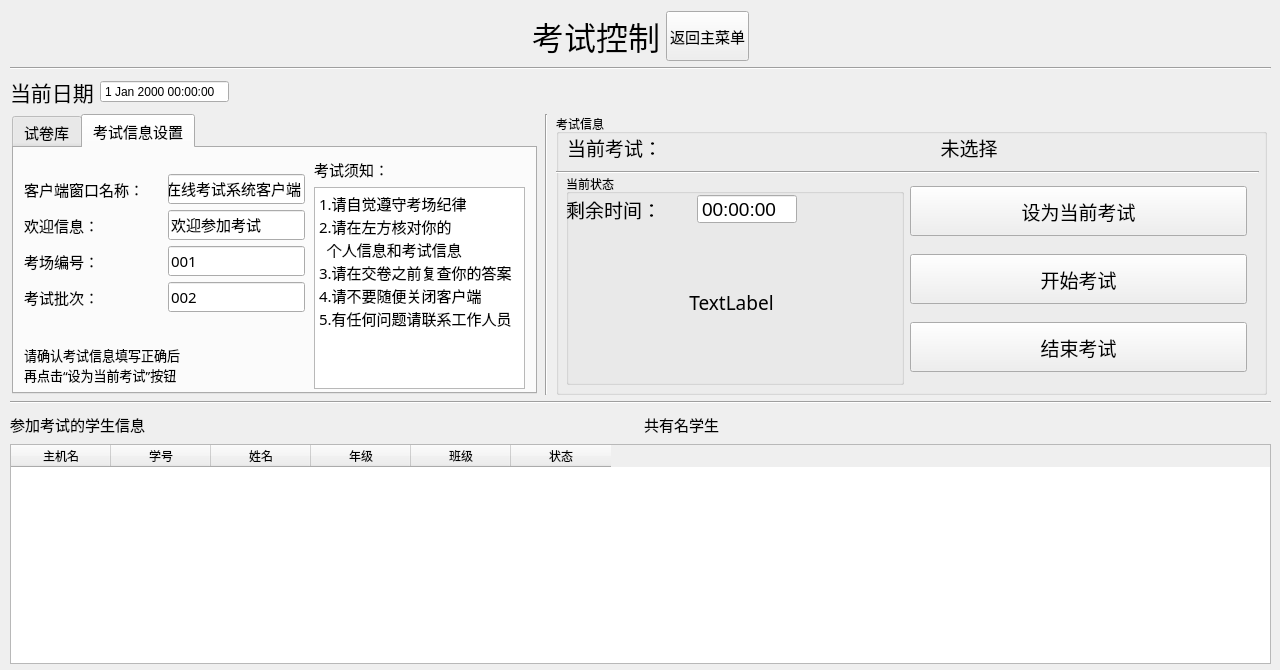
<?xml version="1.0" encoding="UTF-8"?>
<ui version="4.0">
 <class>ExamCtrlUI</class>
 <widget class="QWidget" name="ExamCtrlUI">
  <property name="geometry">
   <rect>
    <x>0</x>
    <y>0</y>
    <width>1280</width>
    <height>670</height>
   </rect>
  </property>
  <property name="minimumSize">
   <size>
    <width>1280</width>
    <height>670</height>
   </size>
  </property>
  <property name="maximumSize">
   <size>
    <width>1280</width>
    <height>670</height>
   </size>
  </property>
  <property name="windowTitle">
   <string>Form</string>
  </property>
  <widget class="QWidget" name="layoutWidget">
   <property name="geometry">
    <rect>
     <x>10</x>
     <y>11</y>
     <width>1261</width>
     <height>653</height>
    </rect>
   </property>
   <layout class="QVBoxLayout" name="verticalLayout_3">
    <item>
     <layout class="QHBoxLayout" name="horizontalLayout_12">
      <item>
       <spacer name="horizontalSpacer_7">
        <property name="orientation">
         <enum>Qt::Horizontal</enum>
        </property>
        <property name="sizeHint" stdset="0">
         <size>
          <width>40</width>
          <height>20</height>
         </size>
        </property>
       </spacer>
      </item>
      <item>
       <widget class="QLabel" name="label_3">
        <property name="font">
         <font>
          <family>微软雅黑</family>
          <pointsize>24</pointsize>
         </font>
        </property>
        <property name="text">
         <string>考试控制</string>
        </property>
        <property name="alignment">
         <set>Qt::AlignCenter</set>
        </property>
       </widget>
      </item>
      <item>
       <widget class="QPushButton" name="pushButton_back">
        <property name="minimumSize">
         <size>
          <width>83</width>
          <height>50</height>
         </size>
        </property>
        <property name="maximumSize">
         <size>
          <width>83</width>
          <height>16777215</height>
         </size>
        </property>
        <property name="font">
         <font>
          <family>微软雅黑</family>
          <pointsize>11</pointsize>
          <weight>50</weight>
          <italic>false</italic>
          <bold>false</bold>
         </font>
        </property>
        <property name="styleSheet">
         <string notr="true"/>
        </property>
        <property name="text">
         <string>返回主菜单</string>
        </property>
       </widget>
      </item>
      <item>
       <layout class="QHBoxLayout" name="horizontalLayout_11">
        <item>
         <spacer name="horizontalSpacer_6">
          <property name="orientation">
           <enum>Qt::Horizontal</enum>
          </property>
          <property name="sizeHint" stdset="0">
           <size>
            <width>40</width>
            <height>20</height>
           </size>
          </property>
         </spacer>
        </item>
       </layout>
      </item>
     </layout>
    </item>
    <item>
     <widget class="Line" name="line_4">
      <property name="orientation">
       <enum>Qt::Horizontal</enum>
      </property>
     </widget>
    </item>
    <item>
     <layout class="QHBoxLayout" name="horizontalLayout_6">
      <item>
       <widget class="QLabel" name="label_date">
        <property name="font">
         <font>
          <family>微软雅黑</family>
          <pointsize>16</pointsize>
         </font>
        </property>
        <property name="text">
         <string>当前日期</string>
        </property>
       </widget>
      </item>
      <item>
       <widget class="QDateTimeEdit" name="dateTimeEdit">
        <property name="readOnly">
         <bool>true</bool>
        </property>
        <property name="buttonSymbols">
         <enum>QAbstractSpinBox::NoButtons</enum>
        </property>
       </widget>
      </item>
      <item>
       <spacer name="horizontalSpacer">
        <property name="orientation">
         <enum>Qt::Horizontal</enum>
        </property>
        <property name="sizeHint" stdset="0">
         <size>
          <width>40</width>
          <height>20</height>
         </size>
        </property>
       </spacer>
      </item>
     </layout>
    </item>
    <item>
     <layout class="QHBoxLayout" name="horizontalLayout_5">
      <item>
       <widget class="QTabWidget" name="tabWidget">
        <property name="minimumSize">
         <size>
          <width>0</width>
          <height>280</height>
         </size>
        </property>
        <property name="maximumSize">
         <size>
          <width>525</width>
          <height>280</height>
         </size>
        </property>
        <property name="font">
         <font>
          <family>微软雅黑</family>
          <pointsize>11</pointsize>
         </font>
        </property>
        <property name="currentIndex">
         <number>1</number>
        </property>
        <widget class="QWidget" name="tab">
         <attribute name="title">
          <string>试卷库</string>
         </attribute>
         <widget class="QTableWidget" name="tableWidget_paper">
          <property name="geometry">
           <rect>
            <x>9</x>
            <y>9</y>
            <width>501</width>
            <height>231</height>
           </rect>
          </property>
          <property name="editTriggers">
           <set>QAbstractItemView::NoEditTriggers</set>
          </property>
          <property name="textElideMode">
           <enum>Qt::ElideLeft</enum>
          </property>
          <column>
           <property name="text">
            <string>试卷编号</string>
           </property>
          </column>
          <column>
           <property name="text">
            <string>试卷名称</string>
           </property>
          </column>
          <column>
           <property name="text">
            <string>时长（分钟）</string>
           </property>
          </column>
         </widget>
        </widget>
        <widget class="QWidget" name="tab_2">
         <attribute name="title">
          <string>考试信息设置</string>
         </attribute>
         <widget class="QWidget" name="layoutWidget">
          <property name="geometry">
           <rect>
            <x>300</x>
            <y>10</y>
            <width>211</width>
            <height>231</height>
           </rect>
          </property>
          <layout class="QVBoxLayout" name="verticalLayout_6">
           <item>
            <widget class="QLabel" name="label_5">
             <property name="text">
              <string>考试须知：</string>
             </property>
            </widget>
           </item>
           <item>
            <widget class="QTextEdit" name="textEdit_message">
             <property name="html">
              <string>&lt;!DOCTYPE HTML PUBLIC &quot;-//W3C//DTD HTML 4.0//EN&quot; &quot;http://www.w3.org/TR/REC-html40/strict.dtd&quot;&gt;
&lt;html&gt;&lt;head&gt;&lt;meta name=&quot;qrichtext&quot; content=&quot;1&quot; /&gt;&lt;style type=&quot;text/css&quot;&gt;
p, li { white-space: pre-wrap; }
&lt;/style&gt;&lt;/head&gt;&lt;body style=&quot; font-family:'微软雅黑'; font-size:11pt; font-weight:400; font-style:normal;&quot;&gt;
&lt;p style=&quot; margin-top:0px; margin-bottom:0px; margin-left:0px; margin-right:0px; -qt-block-indent:0; text-indent:0px;&quot;&gt;1.请自觉遵守考场纪律&lt;/p&gt;
&lt;p style=&quot; margin-top:0px; margin-bottom:0px; margin-left:0px; margin-right:0px; -qt-block-indent:0; text-indent:0px;&quot;&gt;2.请在左方核对你的&lt;/p&gt;
&lt;p style=&quot; margin-top:0px; margin-bottom:0px; margin-left:0px; margin-right:0px; -qt-block-indent:0; text-indent:0px;&quot;&gt;  个人信息和考试信息&lt;/p&gt;
&lt;p style=&quot; margin-top:0px; margin-bottom:0px; margin-left:0px; margin-right:0px; -qt-block-indent:0; text-indent:0px;&quot;&gt;3.请在交卷之前复查你的答案&lt;/p&gt;
&lt;p style=&quot; margin-top:0px; margin-bottom:0px; margin-left:0px; margin-right:0px; -qt-block-indent:0; text-indent:0px;&quot;&gt;4.请不要随便关闭客户端&lt;/p&gt;
&lt;p style=&quot; margin-top:0px; margin-bottom:0px; margin-left:0px; margin-right:0px; -qt-block-indent:0; text-indent:0px;&quot;&gt;5.有任何问题请联系工作人员&lt;/p&gt;&lt;/body&gt;&lt;/html&gt;</string>
             </property>
            </widget>
           </item>
          </layout>
         </widget>
         <widget class="QWidget" name="layoutWidget">
          <property name="geometry">
           <rect>
            <x>10</x>
            <y>11</y>
            <width>281</width>
            <height>231</height>
           </rect>
          </property>
          <layout class="QVBoxLayout" name="verticalLayout_8">
           <item>
            <spacer name="verticalSpacer_3">
             <property name="orientation">
              <enum>Qt::Vertical</enum>
             </property>
             <property name="sizeType">
              <enum>QSizePolicy::Fixed</enum>
             </property>
             <property name="sizeHint" stdset="0">
              <size>
               <width>20</width>
               <height>15</height>
              </size>
             </property>
            </spacer>
           </item>
           <item>
            <layout class="QVBoxLayout" name="verticalLayout_4">
             <item>
              <layout class="QHBoxLayout" name="horizontalLayout_2">
               <item>
                <widget class="QLabel" name="label">
                 <property name="text">
                  <string>客户端窗口名称：</string>
                 </property>
                </widget>
               </item>
               <item>
                <spacer name="horizontalSpacer_8">
                 <property name="orientation">
                  <enum>Qt::Horizontal</enum>
                 </property>
                 <property name="sizeHint" stdset="0">
                  <size>
                   <width>40</width>
                   <height>20</height>
                  </size>
                 </property>
                </spacer>
               </item>
               <item>
                <widget class="QLineEdit" name="lineEdit_windowtitle">
                 <property name="minimumSize">
                  <size>
                   <width>137</width>
                   <height>0</height>
                  </size>
                 </property>
                 <property name="maximumSize">
                  <size>
                   <width>137</width>
                   <height>16777215</height>
                  </size>
                 </property>
                 <property name="text">
                  <string>在线考试系统客户端</string>
                 </property>
                </widget>
               </item>
              </layout>
             </item>
             <item>
              <layout class="QHBoxLayout" name="horizontalLayout_8">
               <item>
                <widget class="QLabel" name="label_4">
                 <property name="text">
                  <string>欢迎信息：</string>
                 </property>
                </widget>
               </item>
               <item>
                <spacer name="horizontalSpacer_3">
                 <property name="orientation">
                  <enum>Qt::Horizontal</enum>
                 </property>
                 <property name="sizeType">
                  <enum>QSizePolicy::Expanding</enum>
                 </property>
                 <property name="sizeHint" stdset="0">
                  <size>
                   <width>30</width>
                   <height>20</height>
                  </size>
                 </property>
                </spacer>
               </item>
               <item>
                <widget class="QLineEdit" name="lineEdit_welcome">
                 <property name="minimumSize">
                  <size>
                   <width>137</width>
                   <height>0</height>
                  </size>
                 </property>
                 <property name="maximumSize">
                  <size>
                   <width>137</width>
                   <height>16777215</height>
                  </size>
                 </property>
                 <property name="text">
                  <string>欢迎参加考试</string>
                 </property>
                </widget>
               </item>
              </layout>
             </item>
             <item>
              <layout class="QHBoxLayout" name="horizontalLayout_10">
               <item>
                <widget class="QLabel" name="label_6">
                 <property name="text">
                  <string>考场编号：</string>
                 </property>
                </widget>
               </item>
               <item>
                <spacer name="horizontalSpacer_4">
                 <property name="orientation">
                  <enum>Qt::Horizontal</enum>
                 </property>
                 <property name="sizeType">
                  <enum>QSizePolicy::Expanding</enum>
                 </property>
                 <property name="sizeHint" stdset="0">
                  <size>
                   <width>30</width>
                   <height>20</height>
                  </size>
                 </property>
                </spacer>
               </item>
               <item>
                <widget class="QLineEdit" name="lineEdit_NO">
                 <property name="minimumSize">
                  <size>
                   <width>137</width>
                   <height>0</height>
                  </size>
                 </property>
                 <property name="maximumSize">
                  <size>
                   <width>137</width>
                   <height>16777215</height>
                  </size>
                 </property>
                 <property name="text">
                  <string>001</string>
                 </property>
                </widget>
               </item>
              </layout>
             </item>
             <item>
              <layout class="QHBoxLayout" name="horizontalLayout_9">
               <item>
                <widget class="QLabel" name="label_7">
                 <property name="text">
                  <string>考试批次：</string>
                 </property>
                </widget>
               </item>
               <item>
                <spacer name="horizontalSpacer_5">
                 <property name="orientation">
                  <enum>Qt::Horizontal</enum>
                 </property>
                 <property name="sizeType">
                  <enum>QSizePolicy::Expanding</enum>
                 </property>
                 <property name="sizeHint" stdset="0">
                  <size>
                   <width>30</width>
                   <height>20</height>
                  </size>
                 </property>
                </spacer>
               </item>
               <item>
                <widget class="QLineEdit" name="lineEdit_pici">
                 <property name="minimumSize">
                  <size>
                   <width>137</width>
                   <height>0</height>
                  </size>
                 </property>
                 <property name="maximumSize">
                  <size>
                   <width>137</width>
                   <height>16777215</height>
                  </size>
                 </property>
                 <property name="text">
                  <string>002</string>
                 </property>
                </widget>
               </item>
              </layout>
             </item>
            </layout>
           </item>
           <item>
            <spacer name="verticalSpacer_2">
             <property name="orientation">
              <enum>Qt::Vertical</enum>
             </property>
             <property name="sizeHint" stdset="0">
              <size>
               <width>262</width>
               <height>13</height>
              </size>
             </property>
            </spacer>
           </item>
           <item>
            <widget class="QLabel" name="label_8">
             <property name="minimumSize">
              <size>
               <width>0</width>
               <height>50</height>
              </size>
             </property>
             <property name="font">
              <font>
               <family>微软雅黑</family>
               <pointsize>10</pointsize>
              </font>
             </property>
             <property name="text">
              <string>请确认考试信息填写正确后
再点击“设为当前考试”按钮</string>
             </property>
            </widget>
           </item>
          </layout>
         </widget>
        </widget>
       </widget>
      </item>
      <item>
       <widget class="Line" name="line_2">
        <property name="orientation">
         <enum>Qt::Vertical</enum>
        </property>
       </widget>
      </item>
      <item>
       <widget class="QGroupBox" name="groupBox">
        <property name="sizePolicy">
         <sizepolicy hsizetype="Fixed" vsizetype="Fixed">
          <horstretch>0</horstretch>
          <verstretch>0</verstretch>
         </sizepolicy>
        </property>
        <property name="minimumSize">
         <size>
          <width>711</width>
          <height>281</height>
         </size>
        </property>
        <property name="title">
         <string>考试信息</string>
        </property>
        <widget class="QWidget" name="layoutWidget">
         <property name="geometry">
          <rect>
           <x>10</x>
           <y>20</y>
           <width>703</width>
           <height>27</height>
          </rect>
         </property>
         <layout class="QHBoxLayout" name="horizontalLayout_3">
          <item>
           <widget class="QLabel" name="label_papername">
            <property name="font">
             <font>
              <family>微软雅黑</family>
              <pointsize>14</pointsize>
             </font>
            </property>
            <property name="text">
             <string>当前考试：</string>
            </property>
            <property name="alignment">
             <set>Qt::AlignCenter</set>
            </property>
           </widget>
          </item>
          <item>
           <widget class="QLabel" name="label_name">
            <property name="minimumSize">
             <size>
              <width>600</width>
              <height>0</height>
             </size>
            </property>
            <property name="font">
             <font>
              <family>微软雅黑</family>
              <pointsize>14</pointsize>
             </font>
            </property>
            <property name="text">
             <string>未选择</string>
            </property>
            <property name="alignment">
             <set>Qt::AlignCenter</set>
            </property>
           </widget>
          </item>
         </layout>
        </widget>
        <widget class="Line" name="line">
         <property name="geometry">
          <rect>
           <x>0</x>
           <y>50</y>
           <width>703</width>
           <height>16</height>
          </rect>
         </property>
         <property name="orientation">
          <enum>Qt::Horizontal</enum>
         </property>
        </widget>
        <widget class="QWidget" name="layoutWidget">
         <property name="geometry">
          <rect>
           <x>10</x>
           <y>60</y>
           <width>681</width>
           <height>211</height>
          </rect>
         </property>
         <layout class="QHBoxLayout" name="horizontalLayout_4">
          <item>
           <layout class="QVBoxLayout" name="verticalLayout_2">
            <item>
             <widget class="QGroupBox" name="groupBox_2">
              <property name="minimumSize">
               <size>
                <width>311</width>
                <height>171</height>
               </size>
              </property>
              <property name="title">
               <string>当前状态</string>
              </property>
              <widget class="QWidget" name="layoutWidget">
               <property name="geometry">
                <rect>
                 <x>0</x>
                 <y>20</y>
                 <width>331</width>
                 <height>181</height>
                </rect>
               </property>
               <layout class="QVBoxLayout" name="verticalLayout_7">
                <item>
                 <layout class="QHBoxLayout" name="horizontalLayout">
                  <item>
                   <widget class="QLabel" name="label_papertime">
                    <property name="font">
                     <font>
                      <family>微软雅黑</family>
                      <pointsize>14</pointsize>
                     </font>
                    </property>
                    <property name="text">
                     <string>剩余时间：</string>
                    </property>
                   </widget>
                  </item>
                  <item>
                   <widget class="QTimeEdit" name="timeEdit_papertime">
                    <property name="maximumSize">
                     <size>
                      <width>100</width>
                      <height>30</height>
                     </size>
                    </property>
                    <property name="font">
                     <font>
                      <pointsize>14</pointsize>
                     </font>
                    </property>
                    <property name="readOnly">
                     <bool>true</bool>
                    </property>
                    <property name="buttonSymbols">
                     <enum>QAbstractSpinBox::NoButtons</enum>
                    </property>
                   </widget>
                  </item>
                  <item>
                   <spacer name="horizontalSpacer_2">
                    <property name="orientation">
                     <enum>Qt::Horizontal</enum>
                    </property>
                    <property name="sizeType">
                     <enum>QSizePolicy::Fixed</enum>
                    </property>
                    <property name="sizeHint" stdset="0">
                     <size>
                      <width>100</width>
                      <height>20</height>
                     </size>
                    </property>
                   </spacer>
                  </item>
                 </layout>
                </item>
                <item>
                 <widget class="QLabel" name="label_state">
                  <property name="font">
                   <font>
                    <family>微软雅黑</family>
                    <pointsize>14</pointsize>
                   </font>
                  </property>
                  <property name="text">
                   <string>TextLabel</string>
                  </property>
                  <property name="alignment">
                   <set>Qt::AlignCenter</set>
                  </property>
                 </widget>
                </item>
               </layout>
              </widget>
             </widget>
            </item>
           </layout>
          </item>
          <item>
           <layout class="QVBoxLayout" name="verticalLayout">
            <item>
             <widget class="QPushButton" name="pushButton_send">
              <property name="minimumSize">
               <size>
                <width>0</width>
                <height>50</height>
               </size>
              </property>
              <property name="font">
               <font>
                <family>微软雅黑</family>
                <pointsize>14</pointsize>
               </font>
              </property>
              <property name="text">
               <string>设为当前考试</string>
              </property>
             </widget>
            </item>
            <item>
             <widget class="QPushButton" name="pushButton_begin">
              <property name="minimumSize">
               <size>
                <width>0</width>
                <height>50</height>
               </size>
              </property>
              <property name="font">
               <font>
                <family>微软雅黑</family>
                <pointsize>14</pointsize>
               </font>
              </property>
              <property name="text">
               <string>开始考试</string>
              </property>
             </widget>
            </item>
            <item>
             <widget class="QPushButton" name="pushButton_end">
              <property name="minimumSize">
               <size>
                <width>0</width>
                <height>50</height>
               </size>
              </property>
              <property name="font">
               <font>
                <family>微软雅黑</family>
                <pointsize>14</pointsize>
               </font>
              </property>
              <property name="text">
               <string>结束考试</string>
              </property>
             </widget>
            </item>
           </layout>
          </item>
         </layout>
        </widget>
       </widget>
      </item>
     </layout>
    </item>
    <item>
     <widget class="Line" name="line_3">
      <property name="orientation">
       <enum>Qt::Horizontal</enum>
      </property>
     </widget>
    </item>
    <item>
     <layout class="QVBoxLayout" name="verticalLayout_5">
      <item>
       <layout class="QHBoxLayout" name="horizontalLayout_7">
        <item>
         <widget class="QLabel" name="label_2">
          <property name="font">
           <font>
            <family>微软雅黑</family>
            <pointsize>11</pointsize>
           </font>
          </property>
          <property name="text">
           <string>参加考试的学生信息</string>
          </property>
         </widget>
        </item>
        <item>
         <widget class="QLabel" name="label_usercount">
          <property name="font">
           <font>
            <family>微软雅黑</family>
            <pointsize>11</pointsize>
           </font>
          </property>
          <property name="text">
           <string>共有名学生</string>
          </property>
         </widget>
        </item>
       </layout>
      </item>
      <item>
       <widget class="QTableWidget" name="tableWidget_user">
        <property name="minimumSize">
         <size>
          <width>0</width>
          <height>215</height>
         </size>
        </property>
        <property name="maximumSize">
         <size>
          <width>16777215</width>
          <height>220</height>
         </size>
        </property>
        <property name="editTriggers">
         <set>QAbstractItemView::NoEditTriggers</set>
        </property>
        <column>
         <property name="text">
          <string>主机名</string>
         </property>
        </column>
        <column>
         <property name="text">
          <string>学号</string>
         </property>
        </column>
        <column>
         <property name="text">
          <string>姓名</string>
         </property>
        </column>
        <column>
         <property name="text">
          <string>年级</string>
         </property>
        </column>
        <column>
         <property name="text">
          <string>班级</string>
         </property>
        </column>
        <column>
         <property name="text">
          <string>状态</string>
         </property>
        </column>
       </widget>
      </item>
     </layout>
    </item>
   </layout>
  </widget>
 </widget>
 <resources/>
 <connections/>
</ui>
